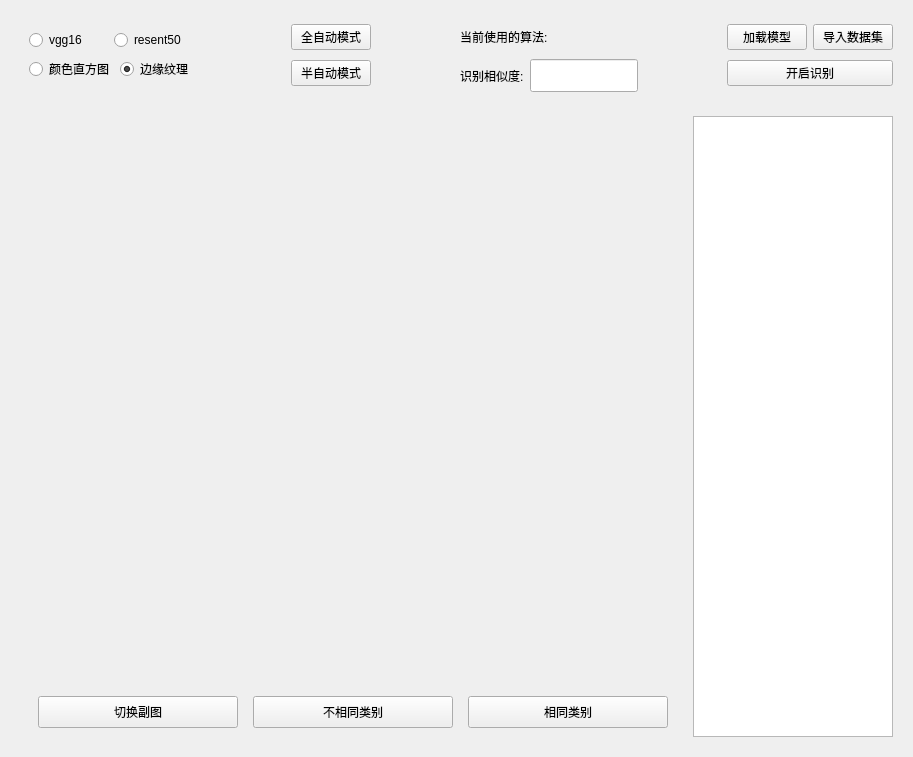
<?xml version="1.0" encoding="UTF-8"?>
<ui version="4.0">
 <class>Form</class>
 <widget class="QWidget" name="Form">
  <property name="geometry">
   <rect>
    <x>0</x>
    <y>0</y>
    <width>913</width>
    <height>757</height>
   </rect>
  </property>
  <property name="windowTitle">
   <string>Form</string>
  </property>
  <layout class="QVBoxLayout" name="verticalLayout">
   <item>
    <widget class="SimpleCardWidget" name="SimpleCardWidget_2">
     <property name="minimumSize">
      <size>
       <width>780</width>
       <height>90</height>
      </size>
     </property>
     <property name="maximumSize">
      <size>
       <width>16777215</width>
       <height>100</height>
      </size>
     </property>
     <layout class="QHBoxLayout" name="horizontalLayout_9">
      <item>
       <widget class="CardWidget" name="CardWidget_3">
        <layout class="QVBoxLayout" name="verticalLayout_6">
         <item>
          <layout class="QHBoxLayout" name="horizontalLayout_7">
           <item>
            <widget class="RadioButton" name="vgg_radio_btn">
             <property name="text">
              <string>vgg16</string>
             </property>
            </widget>
           </item>
           <item>
            <widget class="RadioButton" name="resent_radio_btn">
             <property name="text">
              <string>resent50</string>
             </property>
            </widget>
           </item>
          </layout>
         </item>
         <item>
          <layout class="QHBoxLayout" name="horizontalLayout_8">
           <item>
            <widget class="RadioButton" name="color_radio_btn">
             <property name="text">
              <string>颜色直方图</string>
             </property>
            </widget>
           </item>
           <item>
            <widget class="RadioButton" name="edge_texture_radio_btn">
             <property name="text">
              <string>边缘纹理</string>
             </property>
             <property name="checked">
              <bool>true</bool>
             </property>
            </widget>
           </item>
          </layout>
         </item>
        </layout>
       </widget>
      </item>
      <item>
       <widget class="VerticalSeparator" name="VerticalSeparator"/>
      </item>
      <item>
       <layout class="QVBoxLayout" name="verticalLayout_5">
        <item>
         <widget class="ToggleButton" name="auto_tbtn">
          <property name="text">
           <string>全自动模式</string>
          </property>
         </widget>
        </item>
        <item>
         <widget class="ToggleButton" name="half_auto_tbtn">
          <property name="text">
           <string>半自动模式</string>
          </property>
          <property name="checked">
           <bool>true</bool>
          </property>
         </widget>
        </item>
       </layout>
      </item>
      <item>
       <widget class="VerticalSeparator" name="VerticalSeparator_3"/>
      </item>
      <item>
       <layout class="QVBoxLayout" name="verticalLayout_4">
        <item>
         <widget class="SubtitleLabel" name="current_use_label">
          <property name="text">
           <string>当前使用的算法: </string>
          </property>
         </widget>
        </item>
        <item>
         <layout class="QHBoxLayout" name="horizontalLayout_6">
          <item>
           <widget class="SubtitleLabel" name="Identification_label">
            <property name="maximumSize">
             <size>
              <width>110</width>
              <height>16777215</height>
             </size>
            </property>
            <property name="text">
             <string>识别相似度:</string>
            </property>
           </widget>
          </item>
          <item>
           <widget class="LineEdit" name="iden_label_edit">
            <property name="sizePolicy">
             <sizepolicy hsizetype="Preferred" vsizetype="Preferred">
              <horstretch>0</horstretch>
              <verstretch>0</verstretch>
             </sizepolicy>
            </property>
           </widget>
          </item>
         </layout>
        </item>
       </layout>
      </item>
      <item>
       <widget class="VerticalSeparator" name="VerticalSeparator_4"/>
      </item>
      <item>
       <layout class="QVBoxLayout" name="verticalLayout_3">
        <item>
         <layout class="QHBoxLayout" name="horizontalLayout_4">
          <item>
           <widget class="PrimaryPushButton" name="load_model_btn">
            <property name="text">
             <string>加载模型</string>
            </property>
           </widget>
          </item>
          <item>
           <widget class="PrimaryPushButton" name="impor_dataset_btn">
            <property name="text">
             <string>导入数据集</string>
            </property>
           </widget>
          </item>
         </layout>
        </item>
        <item>
         <layout class="QHBoxLayout" name="horizontalLayout_5">
          <item>
           <widget class="ToggleButton" name="start_predict_btn">
            <property name="text">
             <string>开启识别</string>
            </property>
           </widget>
          </item>
         </layout>
        </item>
       </layout>
      </item>
     </layout>
    </widget>
   </item>
   <item>
    <widget class="SimpleCardWidget" name="SimpleCardWidget">
     <property name="minimumSize">
      <size>
       <width>100</width>
       <height>300</height>
      </size>
     </property>
     <layout class="QHBoxLayout" name="horizontalLayout_3">
      <item>
       <layout class="QHBoxLayout" name="horizontalLayout_2">
        <item>
         <layout class="QVBoxLayout" name="verticalLayout_2">
          <item>
           <widget class="CardWidget" name="CardWidget_2">
            <property name="minimumSize">
             <size>
              <width>200</width>
              <height>0</height>
             </size>
            </property>
            <layout class="QHBoxLayout" name="horizontalLayout">
             <property name="spacing">
              <number>5</number>
             </property>
             <property name="leftMargin">
              <number>5</number>
             </property>
             <item>
              <widget class="PixmapLabel" name="main_pic_pixmap"/>
             </item>
             <item>
              <widget class="PixmapLabel" name="subplot_pic_pixmap"/>
             </item>
            </layout>
           </widget>
          </item>
          <item>
           <widget class="CardWidget" name="CardWidget">
            <property name="sizePolicy">
             <sizepolicy hsizetype="Preferred" vsizetype="Preferred">
              <horstretch>0</horstretch>
              <verstretch>0</verstretch>
             </sizepolicy>
            </property>
            <property name="minimumSize">
             <size>
              <width>100</width>
              <height>50</height>
             </size>
            </property>
            <property name="maximumSize">
             <size>
              <width>10000</width>
              <height>50</height>
             </size>
            </property>
            <layout class="QHBoxLayout" name="horizontalLayout_10">
             <item>
              <widget class="PrimaryPushButton" name="change_sup_pic_btn">
               <property name="maximumSize">
                <size>
                 <width>200</width>
                 <height>50</height>
                </size>
               </property>
               <property name="text">
                <string>切换副图</string>
               </property>
              </widget>
             </item>
             <item>
              <widget class="PrimaryPushButton" name="different_class_btn">
               <property name="maximumSize">
                <size>
                 <width>200</width>
                 <height>50</height>
                </size>
               </property>
               <property name="text">
                <string>不相同类别</string>
               </property>
              </widget>
             </item>
             <item>
              <widget class="PrimaryPushButton" name="same_class_btn">
               <property name="maximumSize">
                <size>
                 <width>200</width>
                 <height>50</height>
                </size>
               </property>
               <property name="text">
                <string>相同类别</string>
               </property>
              </widget>
             </item>
            </layout>
           </widget>
          </item>
         </layout>
        </item>
        <item>
         <widget class="ListWidget" name="image_path_list">
          <property name="maximumSize">
           <size>
            <width>200</width>
            <height>16777215</height>
           </size>
          </property>
         </widget>
        </item>
       </layout>
      </item>
     </layout>
    </widget>
   </item>
  </layout>
 </widget>
 <customwidgets>
  <customwidget>
   <class>PushButton</class>
   <extends>QPushButton</extends>
   <header>qfluentwidgets</header>
  </customwidget>
  <customwidget>
   <class>PrimaryPushButton</class>
   <extends>PushButton</extends>
   <header>qfluentwidgets</header>
  </customwidget>
  <customwidget>
   <class>RadioButton</class>
   <extends>QRadioButton</extends>
   <header>qfluentwidgets</header>
  </customwidget>
  <customwidget>
   <class>ToggleButton</class>
   <extends>PushButton</extends>
   <header>qfluentwidgets</header>
  </customwidget>
  <customwidget>
   <class>PixmapLabel</class>
   <extends>QLabel</extends>
   <header>qfluentwidgets</header>
  </customwidget>
  <customwidget>
   <class>VerticalSeparator</class>
   <extends>QWidget</extends>
   <header>qfluentwidgets</header>
  </customwidget>
  <customwidget>
   <class>CardWidget</class>
   <extends>QFrame</extends>
   <header>qfluentwidgets</header>
   <container>1</container>
  </customwidget>
  <customwidget>
   <class>SimpleCardWidget</class>
   <extends>CardWidget</extends>
   <header>qfluentwidgets</header>
   <container>1</container>
  </customwidget>
  <customwidget>
   <class>SubtitleLabel</class>
   <extends>QLabel</extends>
   <header>qfluentwidgets</header>
  </customwidget>
  <customwidget>
   <class>LineEdit</class>
   <extends>QLineEdit</extends>
   <header>qfluentwidgets</header>
  </customwidget>
  <customwidget>
   <class>ListWidget</class>
   <extends>QListWidget</extends>
   <header>qfluentwidgets</header>
  </customwidget>
 </customwidgets>
 <resources/>
 <connections/>
</ui>
